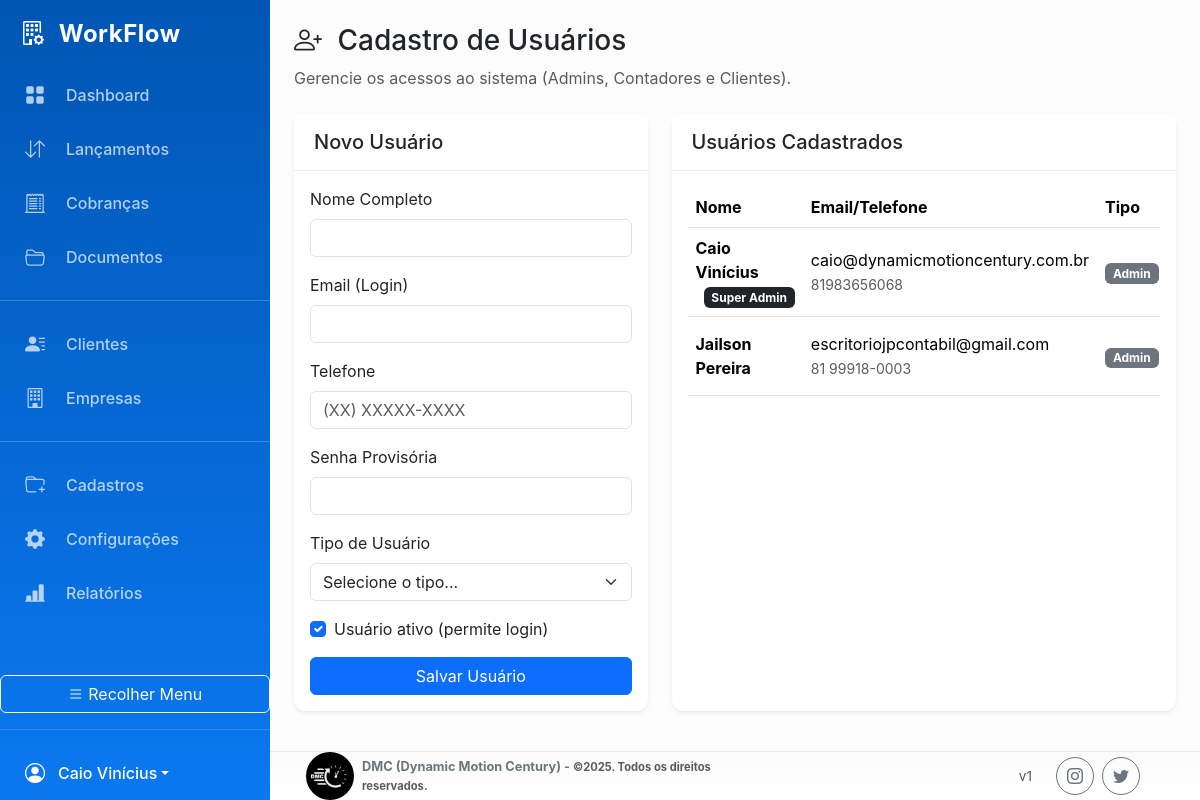
The app's page /index.php?page=cadastro_usuarios (signed in) with its own data.
### tables this page shows
CREATE TABLE `usuarios` (
  `id` int(11) NOT NULL,
  `nome` varchar(100) NOT NULL,
  `email` varchar(100) NOT NULL,
  `telefone` varchar(20) DEFAULT NULL,
  `senha` varchar(255) NOT NULL,
  `tipo` enum('admin','contador','cliente') NOT NULL,
  `id_cliente_associado` int(11) DEFAULT NULL,
  `acesso_lancamentos` tinyint(1) NOT NULL DEFAULT 0,
  `ativo` tinyint(1) DEFAULT 1,
  `is_super_admin` TINYINT(1) NOT NULL DEFAULT 0
);

### pages/cadastro_usuarios.php (the view, shortened to what this page needs)
<?php
global $pdo;
$stmt_users = $pdo->query("SELECT id, nome, email, telefone, tipo, ativo, id_cliente_associado, acesso_lancamentos, COALESCE(is_super_admin,0) AS is_super_admin FROM usuarios ORDER BY nome");
$usuarios = $stmt_users->fetchAll();
?>
<div class="row g-4">
    <div class="col-lg-5">
        <div class="card shadow-sm">
            <div class="card-header">
                <h5 class="mb-0">Novo Usuário</h5>
            </div>
            <div class="card-body">
                <form action="process/crud_handler.php" method="POST">
                    <div class="mb-3">
                        <label for="nome" class="form-label">Nome Completo</label>
                        <input type="text" class="form-control" id="nome" name="nome" required>
                    </div>
                    <div class="mb-3">
                        <label for="email" class="form-label">Email (Login)</label>
                        <input type="email" class="form-control" id="email" name="email" required>
                    </div>
                    <div class="mb-3">
                        <label for="telefone" class="form-label">Telefone</label>
                        <input type="text" class="form-control" id="telefone" name="telefone" placeholder="(XX) XXXXX-XXXX">
                    </div>
                    <div class="mb-3">
                        <label for="senha" class="form-label">Senha Provisória</label>
                        <input type="password" class="form-control" id="senha" name="senha" required>
                    </div>
                    <div class="mb-3">
                        <label for="tipo_usuario" class="form-label">Tipo de Usuário</label>
                        <select class="form-select" id="tipo_usuario" name="tipo_usuario" required>
                            <option value="" selected disabled>Selecione o tipo...</option>
                        </select>
                    </div>
                    <div class="mb-3">
                        <div class="form-check">
                            <input class="form-check-input" type="checkbox" id="ativo" name="ativo" value="1" checked>
                            <label class="form-check-label" for="ativo">Usuário ativo (permite login)</label>
                        </div>
                    </div>
                    <div class="d-grid">
                        <button type="submit" class="btn btn-primary">Salvar Usuário</button>
                    </div>
                </form>
            </div>
        </div>
    </div>
    <div class="col-lg-7">
        <div class="card shadow-sm">
             <div class="card-header">
                <h5 class="mb-0">Usuários Cadastrados</h5>
            </div>
            <div class="card-body">
                <div class="table-responsive">
                    <table class="table table-hover align-middle">
                        <thead>
                            <tr>
                                <th>Nome</th>
                                <th>Email/Telefone</th>
                                <th>Tipo</th>
                            </tr>
                        </thead>
                        <tbody>
                            <?php foreach ($usuarios as $usuario): ?>
                            <tr>
                                <td class="fw-bold"><?php echo htmlspecialchars($usuario['nome']); ?>
                                    <?php if (!empty($usuario['is_super_admin'])): ?>
                                        <span class="badge bg-dark ms-2">Super Admin</span>
                                    <?php endif; ?>
                                </td>
                                <td>
                                    <?php echo htmlspecialchars($usuario['email']); ?>
                                    <br>
                                    <small class="text-muted"><?php echo htmlspecialchars($usuario['telefone'] ?? 'N/A'); ?></small>
                                </td>
                                <td><span class="badge bg-secondary"><?php echo ucfirst($usuario['tipo']); ?></span></td>
                            </tr>
                            <?php endforeach; ?>
                        </tbody>
                    </table>
                </div>
            </div>
        </div>
    </div>
</div>

### assets/css/style.css (style rules this page uses)
:root { --bs-primary: #0A78F0; --bs-primary-rgb: 10, 120, 240; --bs-primary-darker: #0056b3; --bs-secondary: #6B7280; --bs-success: #10B981; --bs-danger: #EF4444; --bs-warning: #F59E0B; --sidebar-width: 270px; --sidebar-width-collapsed: 80px; }
body { background-color: #f8f9fa; font-family: -apple-system, BlinkMacSystemFont, "Segoe UI", Roboto, "Helvetica Neue", Arial, sans-serif; }
.card { border: none; box-shadow: 0 2px 10px rgba(0, 0, 0, 0.08); border-radius: 0.75rem; height: 100%; }
.card-header { background-color: #fff; border-bottom: 1px solid #e9ecef; font-weight: 600; padding: 1rem 1.25rem; display: flex; align-items: center; font-size: 1.1rem; }

### records on screen
usuarios: nome "Caio Vinícius", shows "Super Admin", email "caio@dynamicmotioncentury.com.br", telefone "81983656068", tipo "Admin"
usuarios: nome "Jailson Pereira", email "escritoriojpcontabil@gmail.com", telefone "81 99918-0003", tipo "Admin"

### other values on screen
$_SESSION['user_nome'] "Caio Vinícius"
$title "Cadastro de Usuários"
$subtitle "Gerencie os acessos ao sistema (Admins, Contadores e Clientes)."
